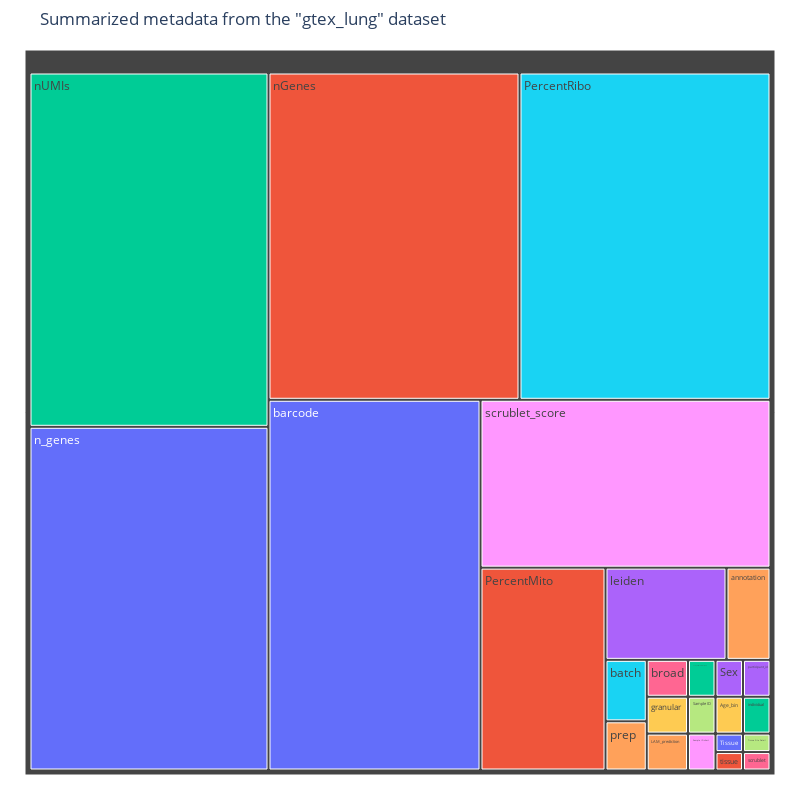

Write notebook code for a chart like this one.
### Code cell
fig = plot_obs_treemap(query_adata, max_unique=50, dataset_name=QUERY_DATASET_NAME)
fig.show()

### Figure 1 — Plotly figure (JSON) as saved in the notebook; plotly's stock layout.template omitted (floating-point values rounded to 4 significant figures)
{"data": [{"branchvalues": "total", "customdata": [[1, "<br>Skin", "Tissue"], [1, "<br>skin", "tissue"], [2, "<br>186<br>375", "Sample Ischemic Time (mins)"], [2, "<br>Female<br>Male", "Sex"], [8, "<br>DC1<br>DC2<br>LAM-like<br>Langerhans<br>Mature DC<br>Mo/MΦ FCGR3A lo<br>MΦ LYVE1 hi<br>Proliferating MΦ", "annotation"], [5, "<br>85<br>86<br>87<br>91<br>92", "batch"], [3, "<br>## Error parsing values ##", "broad"], [1, "<br>Skin - Sun Exposed (Lower leg)", "Tissue Site Detail"], [96, null, "scrublet_score"], [3, "<br>## Error parsing values ##", "granular"], [162, null, "n_genes"], [162, null, "nGenes"], [167, null, "nUMIs"], [2, "<br>GTEX-15EOM<br>GTEX-1HSMQ", "participant_id"], [4, "<br>CST<br>EZ<br>NST<br>TST", "prep"], [162, null, "PercentRibo"], [1, "<br>False", "scrublet"], [2, "<br>GTEX-15EOM-5003-SM-G64IH<br>GTEX-1HSMQ-5007-SM-GKSJG", "Sample ID"], [2, "<br>GTEX-15EOM-5003<br>GTEX-1HSMQ-5007", "Sample ID short"], [2, "<br>21-40<br>51-60", "Age_bin"], [155, null, "barcode"], [50, null, "PercentMito"], [2, "<br>01<br>03", "individual"], [22, "<br>10<br>13<br>14<br>15<br>16<br>17<br>18<br>19<br>2<br>20<br>24<br>28<br>29<br>30<br>34<br>38<br>39<br>4<br>6<br>7<br>8<br>9", "leiden"], [3, "<br>LAM<br>Mac<br>non-mac", "LAM_prediction"]], "domain": {"x": [0, 1], "y": [0, 1]}, "hovertemplate": "<b>%{hovertext}</b><br><br>labels=%{label}<br>nunique=%{customdata[0]}<br>parent=%{parent}<br>id=%{id}<br>unique=%{customdata[1]}<br>colname=%{customdata[2]}<extra></extra>", "hovertext": ["Tissue", "tissue", "Sample Ischemic Time (mins)", "Sex", "annotation", "batch", "broad", "Tissue Site Detail", "scrublet_score", "granular", "n_genes", "nGenes", "nUMIs", "participant_id", "prep", "PercentRibo", "scrublet", "Sample ID", "Sample ID short", "Age_bin", "barcode", "PercentMito", "individual", "leiden", "LAM_prediction"], "ids": ["Tissue", "tissue", "Sample Ischemic Time (mins)", "Sex", "annotation", "batch", "broad", "Tissue Site Detail", "scrublet_score", "granular", "n_genes", "nGenes", "nUMIs", "participant_id", "prep", "PercentRibo", "scrublet", "Sample ID", "Sample ID short", "Age_bin", "barcode", "PercentMito", "individual", "leiden", "LAM_prediction"], "labels": ["Tissue", "tissue", "Sample Ischemic Time (mins)", "Sex", "annotation", "batch", "broad", "Tissue Site Detail", "scrublet_score", "granular", "n_genes", "nGenes", "nUMIs", "participant_id", "prep", "PercentRibo", "scrublet", "Sample ID", "Sample ID short", "Age_bin", "barcode", "PercentMito", "individual", "leiden", "LAM_prediction"], "marker": {"colors": ["#636efa", "#EF553B", "#00cc96", "#ab63fa", "#FFA15A", "#19d3f3", "#FF6692", "#B6E880", "#FF97FF", "#FECB52", "#636efa", "#EF553B", "#00cc96", "#ab63fa", "#FFA15A", "#19d3f3", "#FF6692", "#B6E880", "#FF97FF", "#FECB52", "#636efa", "#EF553B", "#00cc96", "#ab63fa", "#FFA15A"], "colorscale": [[0, "#440154"], [0.1111, "#482878"], [0.2222, "#3e4989"], [0.3333, "#31688e"], [0.4444, "#26828e"], [0.5556, "#1f9e89"], [0.6667, "#35b779"], [0.7778, "#6ece58"], [0.8889, "#b5de2b"], [1, "#fde725"]]}, "name": "", "parents": ["", "", "", "", "", "", "", "", "", "", "", "", "", "", "", "", "", "", "", "", "", "", "", "", ""], "type": "treemap", "values": [1, 1, 2, 2, 8, 5, 3, 1, 96, 3, 162, 162, 167, 2, 4, 162, 1, 2, 2, 2, 155, 50, 2, 22, 3]}], "layout": {"height": 800, "legend": {"tracegroupgap": 0}, "margin": {"b": 25, "l": 25, "r": 25, "t": 50}, "title": {"text": "Summarized metadata from the \"gtex_lung\" dataset"}, "width": 800, "xaxis": {"categoryorder": "category ascending", "title": {"text": "CellType label"}}, "yaxis": {"title": {"text": "Unique Counts"}}}}
